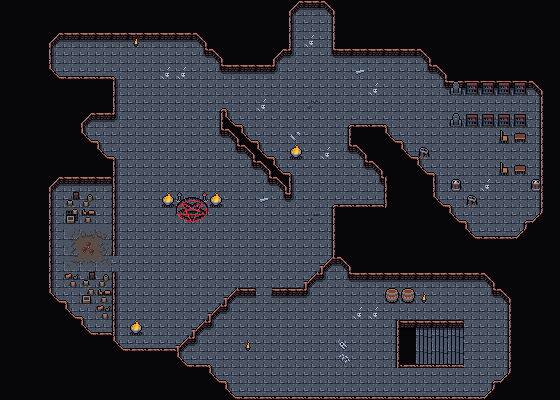

The image is a tile-based game level rendered from a .tmx file. Its description and source (layers, tilesets, objects; grid data summarised) follow:
An orthogonal 35x25 tile map with 16x16 px tiles, 5 tile layers (Collision, Background, Ground, Clutter, ...), 4 tilesets and 34 objects.

<map version="1.10" tiledversion="1.10.1" orientation="orthogonal" renderorder="right-down" width="35" height="25" tilewidth="16" tileheight="16" infinite="0" nextlayerid="8" nextobjectid="94">
 <editorsettings>
  <export target="wastetown..tmx" format="tmx" />
 </editorsettings>
 <tileset firstgid="1" source="../../../../common/maps/tileset/main.tsx" />
 <tileset firstgid="10113" source="../../../../common/maps/tileset/buildings.tsx" />
 <tileset firstgid="11905" source="../../../../common/maps/tileset/main-nocollide.tsx" />
 <tileset firstgid="22017" source="../../../../common/maps/tileset/buildings-nocollide.tsx" />
 <layer id="7" name="Collision" width="35" height="25">
  <data>[875 cells, 19 non-empty, 1 distinct tile ids]</data>
 </layer>
 <layer id="1" name="Background" width="35" height="25">
  <data>[875 cells, 558 non-empty, 4 distinct tile ids]</data>
 </layer>
 <layer id="2" name="Ground" width="35" height="25">
  <data>[875 cells, 707 non-empty, 16 distinct tile ids]</data>
 </layer>
 <layer id="3" name="Clutter" width="35" height="25">
  <data>[875 cells, 216 non-empty, 25 distinct tile ids]</data>
 </layer>
 <layer id="6" name="Objects" width="35" height="25">
  <properties>
   <property name="spriteLayer" type="bool" value="true" />
  </properties>
  <data>[875 cells, 51 non-empty, 27 distinct tile ids]</data>
 </layer>
 <objectgroup id="4" name="Objects">
  <object id="38" template="../../../../common/maps/obj/entry_up.tx" x="400.5" y="364" width="63" height="37">
   <properties>
    <property name="direction" value="left" />
    <property name="teleport" value="../HorizonsRingEdited/maps/map/graveyard_crypt/graveyard_4.tmx" />
   </properties>
  </object>
  <object id="48" template="../../obj/treasure.tx" x="303.833" y="33.3333" />
  <object id="50" template="../../../../common/maps/obj/enemy.tx" x="214.902" y="272.059">
   <properties>
    <property name="enemy" value="Devil" />
    <property name="threatRange" type="int" value="30" />
    <property name="waypoints" value="85,84,83,86" />
   </properties>
  </object>
  <object id="62" template="../../../../common/maps/obj/enemy.tx" x="367.75" y="94">
   <properties>
    <property name="enemy" value="Adept Black Wizard" />
    <property name="threatRange" type="int" value="30" />
    <property name="waypoints" value="92,93,92,91" />
   </properties>
  </object>
  <object id="63" template="../../../../common/maps/obj/enemy.tx" x="509.75" y="161.5">
   <properties>
    <property name="enemy" value="Master Black Wizard" />
    <property name="threatRange" type="int" value="30" />
   </properties>
  </object>
  <object id="64" template="../../../../common/maps/obj/enemy.tx" x="179.5" y="156.75">
   <properties>
    <property name="enemy" value="Devil" />
    <property name="threatRange" type="int" value="30" />
    <property name="waypoints" value="86,85,85,84,83,86" />
   </properties>
  </object>
  <object id="65" template="../../../../common/maps/obj/enemy.tx" x="184.25" y="217.5">
   <properties>
    <property name="effect">{ "startBattleWithCard": [ "Demonic Rising"]
}</property>
    <property name="enemy" value="Immersturm Demon" />
    <property name="threatRange" type="int" value="60" />
   </properties>
  </object>
  <object id="66" template="../../../../common/maps/obj/enemy.tx" x="272.5" y="244">
   <properties>
    <property name="enemy" value="Adept Black Wizard" />
    <property name="threatRange" type="int" value="30" />
    <property name="waypoints" value="87,88,87,84,83" />
   </properties>
  </object>
  <object id="67" template="../../../../common/maps/obj/enemy.tx" x="142" y="71.75">
   <properties>
    <property name="enemy" value="Skeleton" />
    <property name="hidden" type="bool" value="true" />
    <property name="threatRange" type="int" value="30" />
   </properties>
  </object>
  <object id="68" template="../../obj/treasure.tx" x="93.5" y="206" />
  <object id="70" template="../../obj/treasure.tx" x="364.917" y="201.25" />
  <object id="71" template="../../../../common/maps/obj/gold.tx" x="90.75" y="139" />
  <object id="72" template="../../../../common/maps/obj/gold.tx" x="57.5" y="65.75" />
  <object id="73" template="../../../../common/maps/obj/manashards.tx" x="488.5" y="235" />
  <object id="74" template="../../../../common/maps/obj/manashards.tx" x="326.5" y="288" />
  <object id="75" template="../../../../common/maps/obj/manashards.tx" x="252" y="137" />
  <object id="76" template="../../obj/booster.tx" x="512.5" y="143">
   <properties>
    <property name="reward">[{"editions":["MH1","MH2","LTR","MH3","2XM"],"type":"card","count":10,"rarity":["Common"]},{"editions":["MH1","MH2","LTR","MH3","2XM"],"type":"card","count":3,"rarity":["Uncommon"]},{"editions":["MH1","MH2","LTR","MH3","2XM"],"type":"card","count":3,"rarity":["Rare","Mythic Rare"]}]</property>
   </properties>
  </object>
  <object id="77" template="../../../../common/maps/obj/enemy.tx" x="303" y="55.5">
   <properties>
    <property name="enemy" value="Adept Black Wizard" />
    <property name="threatRange" type="int" value="30" />
   </properties>
  </object>
  <object id="78" template="../../../../common/maps/obj/enemy.tx" x="259" y="106">
   <properties>
    <property name="enemy" value="Apprentice Black Wizard" />
    <property name="threatRange" type="int" value="30" />
    <property name="waypoints" value="90,89,90,91" />
   </properties>
  </object>
  <object id="79" template="../../../../common/maps/obj/enemy.tx" x="257" y="299">
   <properties>
    <property name="enemy" value="Black Golem" />
    <property name="threatRange" type="int" value="30" />
   </properties>
  </object>
  <object id="80" template="../../../../common/maps/obj/enemy.tx" x="128" y="246.5">
   <properties>
    <property name="enemy" value="Devil" />
    <property name="threatRange" type="int" value="30" />
    <property name="waypoints" value="86,85,85,84,83,86" />
   </properties>
  </object>
  <object id="81" template="../../../../common/maps/obj/enemy.tx" x="64.5" y="214.5">
   <properties>
    <property name="enemy" value="Hidden Snake" />
    <property name="threatRange" type="int" value="40" />
   </properties>
  </object>
  <object id="82" template="../../../../common/maps/obj/enemy.tx" x="237" y="199">
   <properties>
    <property name="enemy" value="Devil" />
    <property name="threatRange" type="int" value="30" />
    <property name="waypoints" value="84,83,86,85" />
   </properties>
  </object>
  <object id="83" template="../../../../common/maps/obj/waypoint.tx" x="184.5" y="180" />
  <object id="84" template="../../../../common/maps/obj/waypoint.tx" x="224" y="218" />
  <object id="85" template="../../../../common/maps/obj/waypoint.tx" x="181.5" y="253" width="18.5" height="16" />
  <object id="86" template="../../../../common/maps/obj/waypoint.tx" x="146.5" y="219" />
  <object id="87" template="../../../../common/maps/obj/waypoint.tx" x="255.5" y="365" />
  <object id="88" template="../../../../common/maps/obj/waypoint.tx" x="361" y="365.5" />
  <object id="89" template="../../../../common/maps/obj/waypoint.tx" x="311" y="221" />
  <object id="90" template="../../../../common/maps/obj/waypoint.tx" x="304.5" y="103" />
  <object id="91" template="../../../../common/maps/obj/waypoint.tx" x="167.5" y="96" />
  <object id="92" template="../../../../common/maps/obj/waypoint.tx" x="414" y="100" />
  <object id="93" template="../../../../common/maps/obj/waypoint.tx" x="449" y="169" />
 </objectgroup>
</map>
